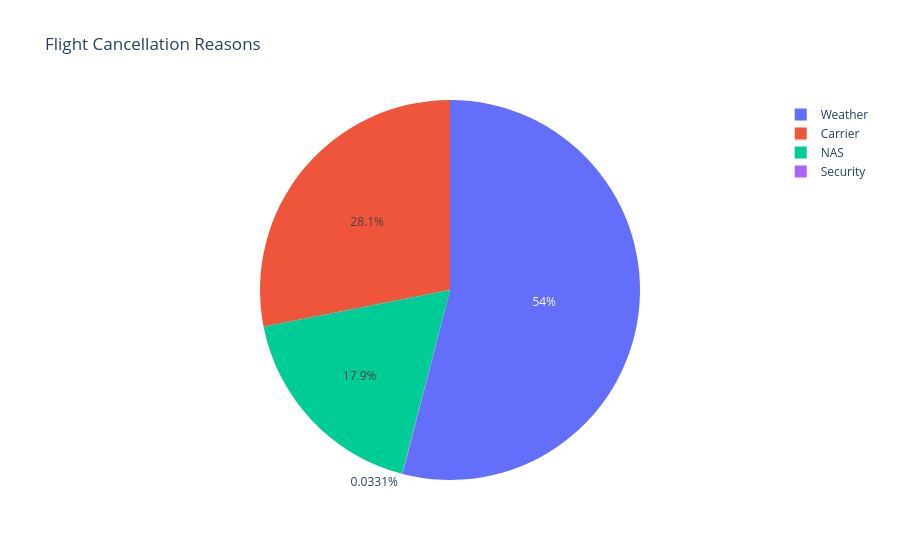

Write notebook code for a chart like this one.
### Markdown cell above
## 3. Cancellation Analysis
This section explores the reasons behind flight cancellations. 
It helps understand the main factors affecting flight operations.

### Code cell
# Filter cancelled flights
cancelled_flights = df[df["CANCELLED"] == 1]

# Count reasons
cancellation_counts = cancelled_flights["CANCELLATION_REASON"].value_counts()

# Map codes
reason_map = {
    "A": "Carrier",
    "B": "Weather",
    "C": "NAS",
    "D": "Security"
}

cancellation_counts.index = cancellation_counts.index.map(reason_map)

# Convert to dataframe
cancellation_counts = cancellation_counts.reset_index()
cancellation_counts.columns = ["Reason", "Count"]

# Pie chart
fig = px.pie(
    cancellation_counts,
    names="Reason",
    values="Count",
    title="Flight Cancellation Reasons"
)

fig.show()

### Figure 1 — Plotly figure (JSON) as saved in the notebook; plotly's stock layout.template omitted (floating-point values rounded to 4 significant figures)
{"data": [{"domain": {"x": [0, 1], "y": [0, 1]}, "hovertemplate": "Reason=%{label}<br>Count=%{value}<extra></extra>", "labels": ["Weather", "Carrier", "NAS", "Security"], "legendgroup": "", "name": "", "showlegend": true, "type": "pie", "values": [4890, 2543, 1616, 3]}], "layout": {"legend": {"tracegroupgap": 0}, "title": {"text": "Flight Cancellation Reasons"}}}
